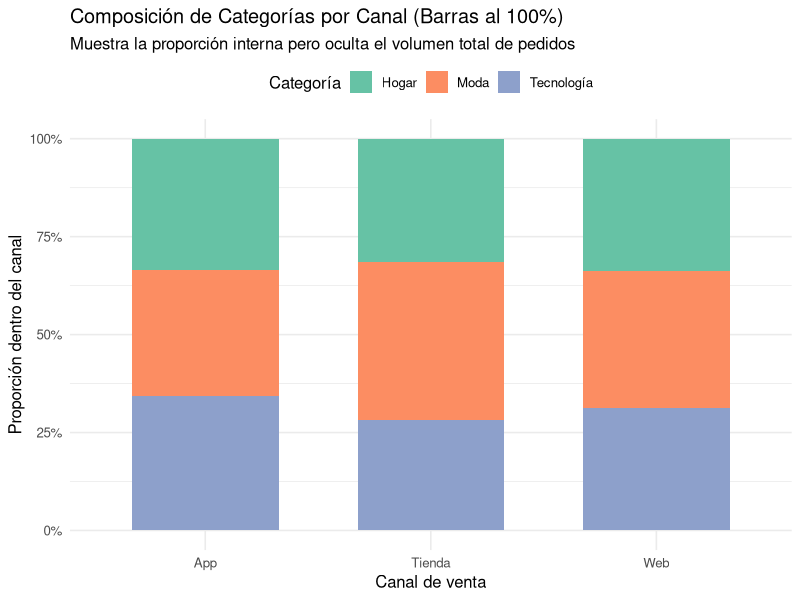

Here is the R script that generated this plot: (Note: this script raises an error after producing the figure.)
library(tidyverse)
library(knitr)
library(scales)

set.seed(909); n <- 1500
dias <- seq(as.Date("2025-01-01"), as.Date("2025-12-31"), "day")

pedidos <- tibble(
  fecha        = sample(dias, n, replace = TRUE),
  canal        = sample(c("App", "Web", "Tienda"), n, TRUE, prob = c(.45, .35, .20)),
  categoria    = sample(c("Tecnología", "Hogar", "Moda"), n, replace = TRUE),
  valor        = round(rlnorm(n, 11.5 + 0.6 * (categoria == "Tecnología"), 0.6), -2),
  dias_entrega = rpois(n, lambda = 3) + 1,
  calificacion = sample(1:5, n, TRUE, prob = c(1, 2, 3, 7, 7))
)

# 1. Tablas de Contingencia 
tabla_conteo <- table(Canal = pedidos$canal, Categoria = pedidos$categoria)
tabla_prop   <- round(100 * prop.table(tabla_conteo, margin = 1), 1)

cat("--- TABLA EN CONTEOS BRUTOS ---\n")
print(tabla_conteo)

cat("\n--- TABLA EN PORCENTAJES POR FILA (% dentro de cada canal) ---\n")
print(tabla_prop)

# 2. Gráfico de Barras al 100% 

p_fill <- ggplot(pedidos, aes(x = canal, fill = categoria)) +
  geom_bar(position = "fill", width = 0.65) +
  scale_y_continuous(labels = percent_format()) +
  scale_fill_brewer(palette = "Set2") +
  labs(
    title = "Composición de Categorías por Canal (Barras al 100%)",
    subtitle = "Muestra la proporción interna pero oculta el volumen total de pedidos",
    x = "Canal de venta",
    y = "Proporción dentro del canal",
    fill = "Categoría"
  ) +
  theme_minimal(base_size = 12) +
  theme(legend.position = "top")

print(p_fill)

# 3. Gráfico alternativo que resuelve la falta de volumen (Barras Apiladas Absolutas)
# Al usar position = "stack", la altura de la barra revela el tamaño real del canal
# y los segmentos internos conservan la proporción de cada categoría.
p_stack <- ggplot(pedidos, aes(x = reorder(canal, -after_stat(count)), fill = categoria)) +
  geom_bar(position = "stack", width = 0.65) +
  geom_text(stat = "count", aes(label = after_stat(count)), 
            position = position_stack(vjust = 0.5), color = "white", fontface = "bold") +
  scale_fill_brewer(palette = "Set2") +
  labs(
    title = "Volumen Real y Composición por Canal (Barras Apiladas)",
    subtitle = "Permite ver simultáneamente el volumen total (App lidera) y la mezcla de productos",
    x = "Canal de venta",
    y = "Total de pedidos",
    fill = "Categoría"
  ) +
  theme_minimal(base_size = 12) +
  theme(legend.position = "top")

print(p_stack)

# 4. Presentación Formal con kable()

cat("\n--- TABLA CON FORMATO kable() ---\n")
tabla_kable <- kable(
  tabla_prop, 
  caption = "Distribución Porcentual de Categorías por Canal de Venta (% por Fila)",
  align = "c"
)
print(tabla_kable)

# RESPUESTAS A LAS PREGUNTAS 

canal_max_tec <- names(which.max(tabla_prop[, "Tecnología"]))
pct_max_tec   <- max(tabla_prop[, "Tecnología"])

# Pregunta 1
cat("1. ¿En qué canal pesa más Tecnología? ¿Coincide con las barras al 100%?\n")
cat(sprintf("   RTA: Pesa más en el canal '%s' con un %.1f%% de sus pedidos.\n", canal_max_tec, pct_max_tec))
cat("   - SÍ coincide con las barras al 100%: 'position = fill' grafica exactamente las frecuencias relativas\n")
cat(sprintf("     condicionales (margin = 1), por lo que el canal con el segmento de Tecnología más alto es '%s'.\n\n", canal_max_tec))

# Pregunta 2
cat("2. Las barras al 100% ocultan cuántos pedidos tiene cada canal: ¿qué gráfico de los retos lo resuelve?\n")
cat("   RTA: Lo resuelven dos tipos de gráficos:\n")
cat("   a) El Gráfico de Barras Apiladas Absolutas ('position = stack'): La altura total de la barra refleja\n")
cat("      el volumen de ventas del canal (haciendo evidente que App tiene más del doble de pedidos que Tienda),\n")
cat("      mientras los bloques internos muestran la partición de categorías.\n")
cat("   b) El Gráfico de Mosaico (Mosaic Plot / Marimekko): Ajusta el ancho de la barra según el peso de cada canal\n")
cat("      y la altura según la proporción de cada categoría, combinando ambas dimensiones sin distorsión.\n\n")

# Pregunta 3
cat("3. Dos frases de interpretación para la tabla:\n")
cat("   - Frase 1: La distribución de categorías es muy homogénea entre canales, donde cada categoría\n")
cat("     (Hogar, Moda y Tecnología) representa aproximadamente un tercio (~31% a 35%) de las compras de cada canal.\n")
cat("   - Frase 2: Aunque la composición porcentual de productos es similar, la App concentra la mayor masa crítica\n")
cat("     del negocio en volumen absoluto de transacciones frente a Web y Tienda física.\n")
